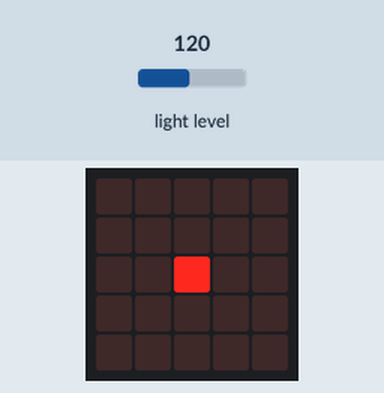
The program below on a simulated BBC micro:bit (MakeCode). On the bench: the board's 5×5 LED display. Inputs (shaded band) come from the test bench; at power-on: light level 120. At 3.2 s the program stops and its outputs stay as they are.

Above: at 0.1 s.
At 0.5 s:
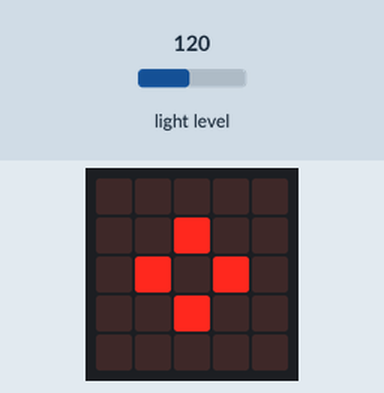
At 1.1 s:
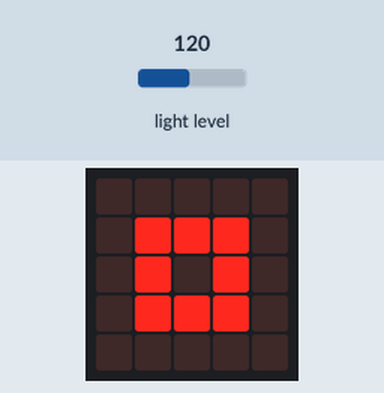
At 1.7 s:
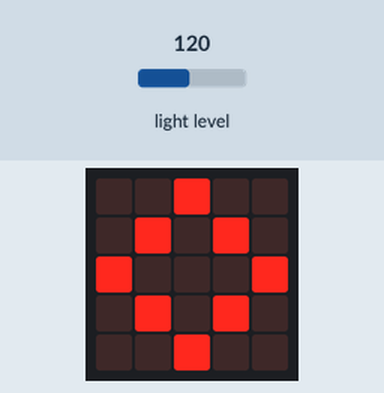
At 2.3 s:
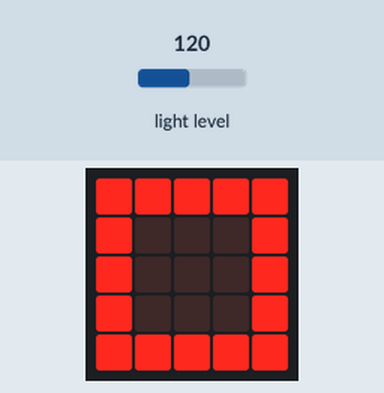
At 2.9 s:
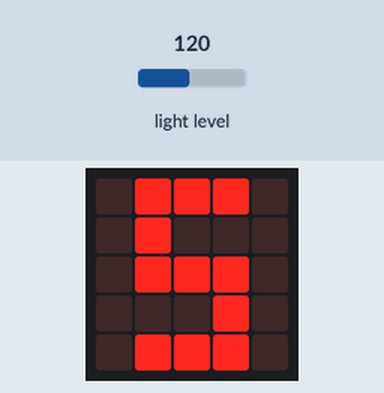

Measured:
- what the display in image 1 shows lasts 0.6 s, from 0.4 s to 1.0 s

The program:

main.ts
```typescript
function doSomething () {
    if (input.lightLevel() < 40) {
        basic.showLeds(`
            . . # . .
            . # # . .
            . . # . .
            . . # . .
            . # # # .
            `)
    } else if (input.lightLevel() < 60) {
        basic.showLeds(`
            . # # # .
            . . . # .
            . # # # .
            . # . . .
            . # # # .
            `)
    } else if (input.lightLevel() < 80) {
        basic.showLeds(`
            . # # # .
            . . . # .
            . # # # .
            . . . # .
            . # # # .
            `)
    } else if (input.lightLevel() < 100) {
        basic.showLeds(`
            . # . # .
            . # . # .
            . # # # .
            . . . # .
            . . . # .
            `)
    } else if (input.lightLevel() < 200) {
        basic.showLeds(`
            . # # # .
            . # . . .
            . # # # .
            . . . # .
            . # # # .
            `)
    } else {
        basic.showLeds(`
            . # # # .
            . # . # .
            . # . # .
            . # . # .
            . # # # .
            `)
    }
}
basic.showLeds(`
    . . . . .
    . . . . .
    . . # . .
    . . . . .
    . . . . .
    `)
basic.showIcon(IconNames.SmallDiamond)
basic.showIcon(IconNames.SmallSquare)
basic.showIcon(IconNames.Diamond)
basic.showIcon(IconNames.Square)
doSomething()
```

test.ts
```typescript
// aquí va el archivo "tests"; esto no se compilará cuando este paquete se utilice como una extensión.
```
